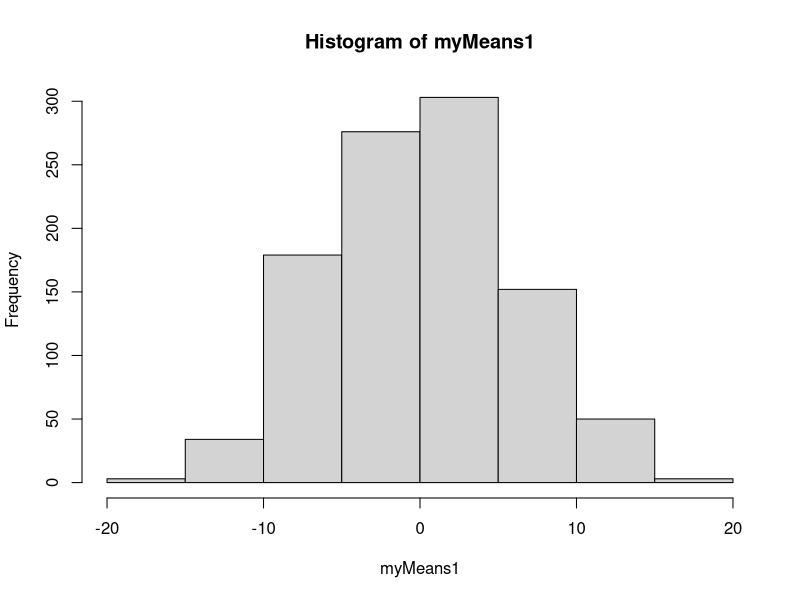
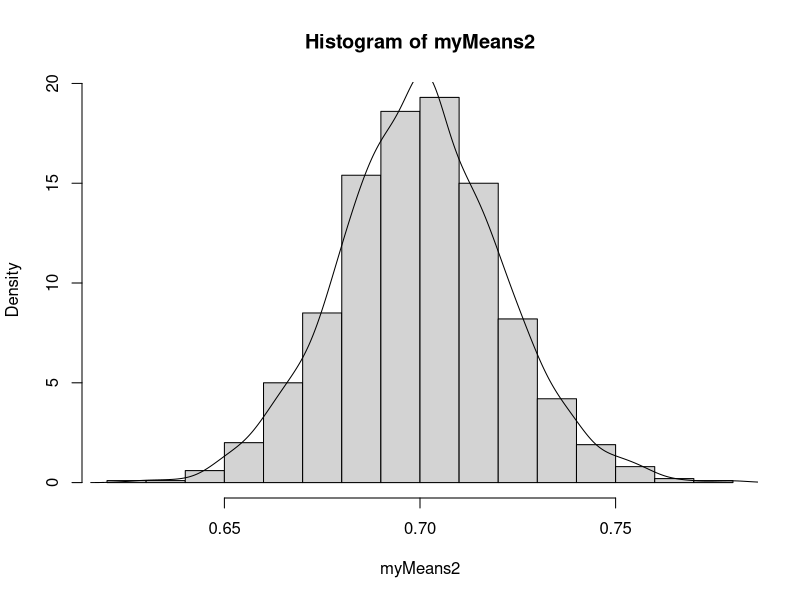

Write R code to recreate these figures, in order.
## Paul Johnson
## 2013-02-18

## response to Fan's question about assingment.

myMu <- rep(0, 1000)


getNormalMean <- function(mu, sigma, N){
    e <- rnorm(N, m = mu, sd = sigma)
    mean(e)
}

##first arg is "mu" from myMu.
myMeans1 <- sapply(myMu, getNormalMean, sigma=23, N = 15)

hist(myMeans1)



getPoissonMean <- function(lambda, N){
    e <- rpois(N, l = lambda)
    mean(e)
}



myLambda <- rep(0.7, 1000)

myMeans2 <- sapply(myLambda, getPoissonMean, N = 10)



myLambda <- rep(0.7, 1000)

myMeans2 <- sapply(myLambda, getPoissonMean, N = 1500)

hist(myMeans2, prob = TRUE)
lines(density(myMeans2))
